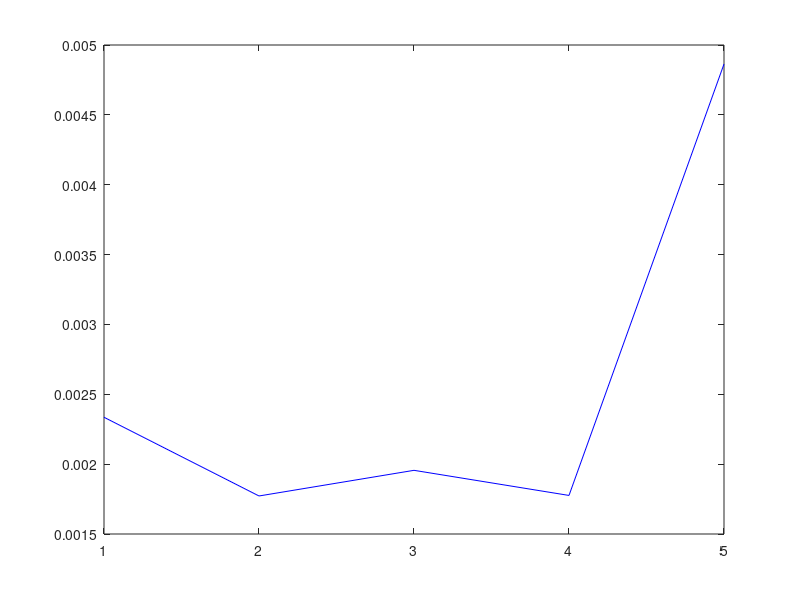

Here is the MATLAB script that generated this plot:
%Resolucion no estacionaria por metodo de volumen finito para la ecuacion de
%transmision de Calor en 1D con termino advectivo por central difference y
%con celdas de tamaño regular y utilizando crank-nicholson

%Definicion de parametros globales
cant_celdas = 5; %numeros de elementos en la recta 1D
ini = 0;%punto de inicio de la recta
fin = 1;%punto de fin de la recta
L = fin - ini;
h = L/cant_celdas;%distancia que separa las celdas (si son regulares)

%Definicion de parametros especificos de la ecuacion de balance termico
k = -1;%Constante de difusividad
Q = -1;%fuente
v = -100;%velocidad
cm_h = 1;%h de la condicion mixta
cm_k = 1;%k de la condicion mixta si la hay
cm_finf = 1;%temperatura externa fi inf

%Definicion de parametros no estacionarios
dt = 2*10^-3;%paso de tiempo
t_max = 0.08;%tiempo maximo
t_ini = 0;%tiempo inicial
cant_pasos_tiempo = (t_max-t_ini)/dt;
temp_t = zeros(cant_celdas,1); %Por el inicial

%Definicion de las condiciones de borde (-1 significa que no aplica)
cbd_i = 0;%condicion de borde dirichlet izquierda
cbd_d = -1;%condicion de borde dirichlet derecha
cbn_i = -1;%condicion de borde neumann izquierda
cbn_d = 1;%condicion de borde neumann derecha
cbm_i = -1;%condicion de borde mixta izquierda %cualquier numero distinto de -1 la activa
cbm_d = -1;%condicion de borde mixta derecha



for i = 1:cant_pasos_tiempo
    
    %Matriz del lado derecho (todos los terminos que tienen incognitas fi)
    A = zeros(cant_celdas,cant_celdas);
    
    for j = 1:cant_celdas
        %Partes de la ecuacion de transmision que colaboran con la matriz
        switch j
            case 1
                %Caso que es la primera celda
                if (cbd_i ~= -1) %Condicion Dirichlet
                    A(j,j) = h/dt + 1/2*(-v * 1/2 + k/h * -3);
                    A(j,j+1) = 1/2 * (-v * 1/2 + k/h);
                else
                    if(cbn_i ~= -1)
                        %Condicion Neumann
                        A(j,j) = h/dt +1/2*(v - v * 1/2 + k/h);
                        A(j,j+1) = 1/2*(-v * 1/2 + k/h);
                    else
                        %Condicion Mixta
                        difer=4*cm_k/(2*h*cm_k+cm_h*h^2) - 2/h;
                        A(j,j) = h/dt + 1/2*(v*(2*cm_k/h)/((2*cm_k/h) + cm_h) + k*difer -v * 1/2 - k/h);
                        A(j,j+1) = -v * 1/2 + k/h;
                    end
                end
            case cant_celdas
                %Caso ultima celda
                if (cbd_d ~= -1) %Condicion Dirichlet
                    A(j,j-1) = 1/2 * (v * 1/2 + k/h);
                    A(j,j) = h/dt + 1/2 *(v * 1/2 + k/h * -3);
                else
                    if(cbn_d ~= -1)
                        %Condicion Neumann
                        A(j,j-1) = 1/2*(v * 1/2 + k/h);
                        A(j,j) = h/dt + 1/2*(-v + v * 1/2 - k/h);
                    else
                        %Condicion Mixta
                        difer2= 2/h - 4*cm_k/(2*h*cm_k+cm_h*h^2);
                        A(j,j) = h/dt + 1/2*(v*(2*cm_k/h)/((-2*cm_k/h) + cm_h) + k*difer2 + v * 1/2 - k/h);
                        A(j,j+1) = 1/2*(v * 1/2 + k/h);
                    end
                end
            otherwise
                %celdas interna
                A(j,j-1) = 1/2*(v * 1/2 + k/h);
                A(j,j) = h/dt + 1/2 *(k/h * -2);
                A(j,j+1) = 1/2*(-v * 1/2 + k/h);
        end
    end
    
    
    %vector del lado izquierdo (todos los terminos que no tienen icognita fi y condiciones de borde)
    b = zeros(cant_celdas,1);
    
    for j = 1:cant_celdas
        %Partes de la ecuacion de transmision que colaboran con la matriz
        switch j
            case 1
                %Caso que es la primera celda
                if (cbd_i ~= -1)
                    %Condicion Dirichlet
                    ant1= 1/2*(- v * cbd_i  - (2*k/h)*(cbd_i -temp_t(j,i)) + (v/2)*(temp_t(j,i)+temp_t(j+1,i)) - (k/h)*(temp_t(j+1,i)-temp_t(j,i)));
                    b(j) = -Q*h - (2*k/h)*cbd_i - (1/2)*v* cbd_i + temp_t(j,i)*h/dt + ant1;%Parte de la actual mas parte del tiempo anterior
                else
                    if (cbn_i ~= -1)
                        %Condicion Neumann
                        ant2= 1/2*( -v*(cbn_i*(-h/2)+temp_t(j,i))  - k*cbn_i + (v/2)*(temp_t(j,i)+temp_t(j+1,i)) - (k/h)*(temp_t(j+1,i)-temp_t(j,i)));
                        b(j) = -Q*h  - (1/2)*(-k*cbn_i - v*(-1*(h/2)*cbn_i))+ temp_t(j,i)*h/dt + ant2;%el termino advectivo actua en la direccion de la cara
                    else
                        %Condicion Mixta
                        difer= 2*cm_h*cm_finf/(2*cm_k+cm_h*h) + (4*cm_k*temp(j,i))/(2*h*cm_k+cm_h*h^2) - 2*temp(j,i)/h;
                        ant3= 1/2*(-v*(cm_h*cm_finf+(2*cm_k/h)*temp(j,i))/((2*cm_k/h)+cm_h)  - k*difer  - k*cbn_i + (v/2)*(temp_t(j,i)+temp_t(j+1,i)) - (k/h)*(temp_t(j+1,i)-temp_t(j,i)));
                        b(j) = -Q*h - (1/2)*(-v*cm_finf*(cm_h)/((2*cm_k/h)+cm_h) - k*2*cm_h*cm_finf/(2*cm_k+cm_h*h)) + temp_t(j,i)*h/dt + ant3;
                    end
                end
            case cant_celdas
                %Caso ultima celda
                if (cbd_d ~= -1)
                    %Condicion Dirichlet
                    ant1= 1/2*(-(v/2)*(temp_t(j-1,i)+temp_t(j,i)) - (k/h)*(temp_t(j-1,i)-temp_t(j,i)) + v * cbd_d  - (2*k/h)*(cbd_d -temp_t(j,i)));
                    b(j) = -Q*h  - k/h * cbd_d - (1/2)*v*cbd_d + temp_t(j,i)*h/dt + ant1;
                else
                    if (cbn_d ~= -1)
                        %Condicion Neumann
                        ant2= 1/2*(-(v/2)*(temp_t(j-1,i)+temp_t(j,i)) - (k/h)*(temp_t(j-1,i)-temp_t(j,i)) + v*(cbn_d*(h/2)+temp_t(j,i)) - k*cbn_d );
                        b(j) = -Q*h - (1/2)*(-k*cbn_d + v*(1*(h/2)*cbn_d)) + temp_t(j,i)*h/dt + ant2;%el termino advectivo actua en la direccion de la cara
                    else
                        %Condicion Mixta
                        difer2= 2*temp_t(j,i)/h - (4*cm_k*temp_t(j,i))/(2*h*cm_k+cm_h*h^2) - (2*cm_k*cm_finf)/(2*cm_k+cm_h*h);
                        ant3= 1/2*(-v*(cm_h*cm_finf+(2*cm_k/h)*temp(j,i))/((2*cm_k/h)+cm_h) - k*difer2  - k*cbn_i + (v/2)*(temp_t(j,i)+temp_t(j-1,i)) - (k/h)*(temp_t(j-1,i)-temp_t(j,i)));
                        b(j) = -Q*h - (1/2)*(v*cm_finf*(cm_h)/((-2*cm_k/h)+cm_h) - k*(-2*cm_h*cm_finf/(2*cm_k+cm_h*h))) + temp_t(j,i)*h/dt + ant3;
                    end
                end
            otherwise
                %celdas interna
                ant4= -1/2*(-(v/2)*(temp_t(j-1,i)+temp_t(j,i)) - (k/h)*(temp_t(j-1,i)-temp_t(j,i)) + (v/2)*(temp_t(j+1,i)+temp_t(j,i)) - (k/h)*(temp_t(j+1,i)-temp_t(j,i)));
                b(j) = -Q*h - temp_t(i)*h/dt + ant4;
        end
    end
    %Resolucion del sistema
    temp=A\b;
    temp_t = [temp_t(:,:), temp(:)];
end

plot(temp_t(:,6),'r');
plot(temp_t(:,cant_pasos_tiempo),'b');